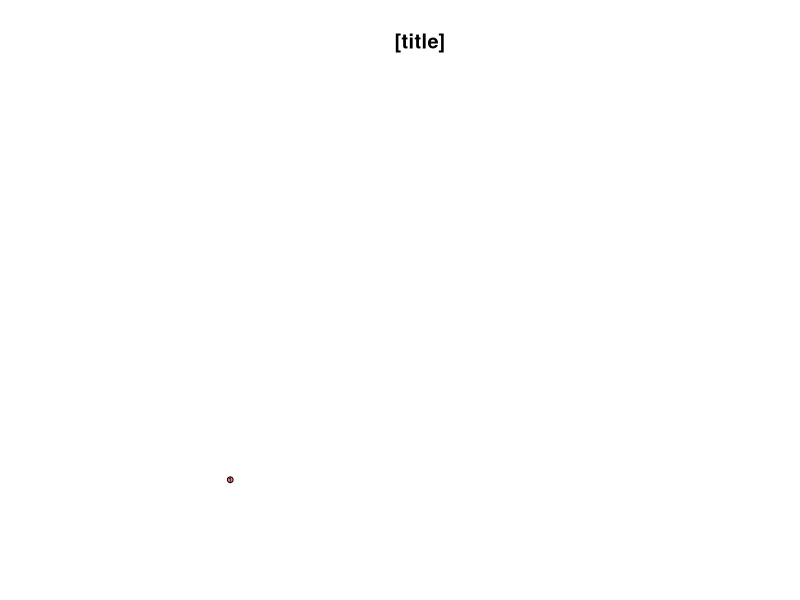
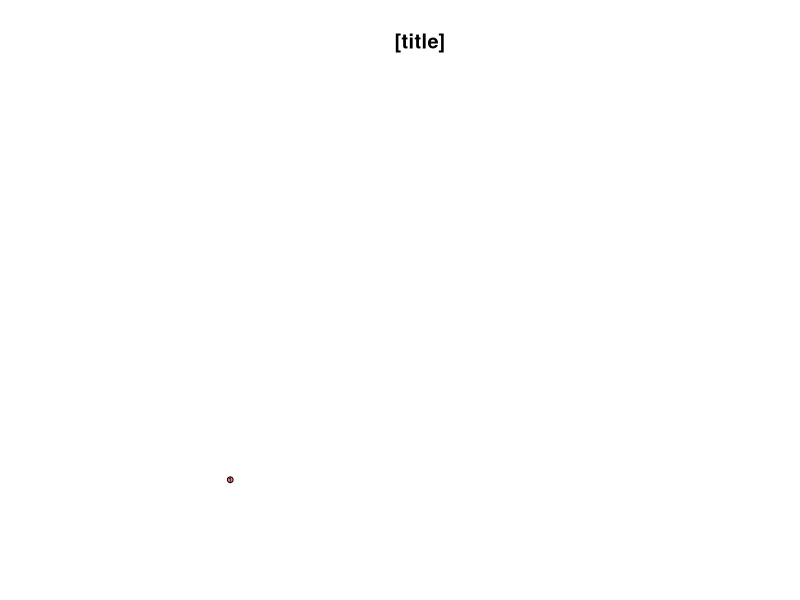
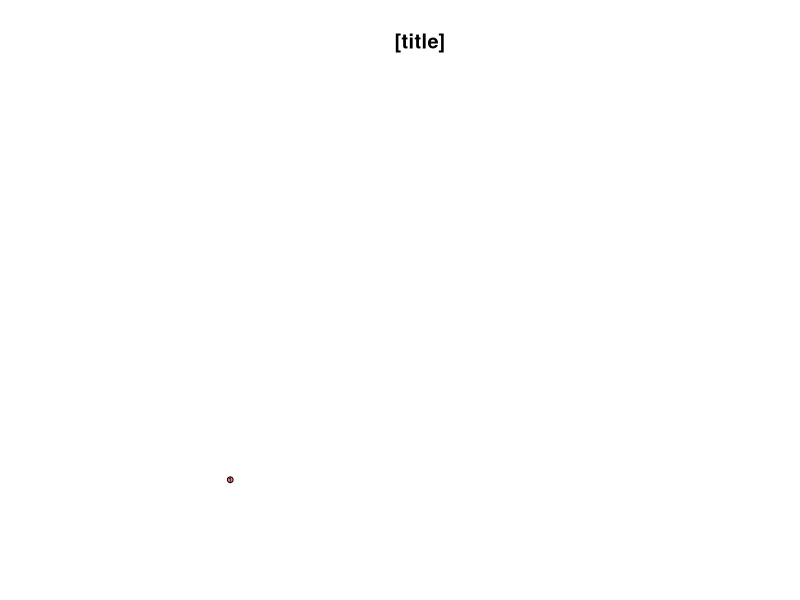

Recreate these plots in R, in order. (Note: this script raises an error after producing the figures.)
#THIS IS A DRAFT, THRESHOLDING METHOD IS ON IT'S WAY

args = commandArgs(trailingOnly=TRUE)
matrix_confirm_temp = args[1]
var_score_to_pass = args[2]

#csv var passed from python wrapper script

#formatting
matrix_confirm <- as.matrix(matrix_confirm_temp)
mode(matrix_confirm) <- "numeric"   

#actual igraph, two for different layout options
library("igraph")
ig <- graph.adjacency(matrix_confirm, mode="undirected", weighted=TRUE, diag = FALSE, add.colnames = NULL)

community_clustering <- fastgreedy.community(ig)
cluster_colours <- rainbow(max(membership(community_clustering)), alpha = 0.5)

l <- layout <- layout.reingold.tilford(ig, circular=T)
ll <- layout_with_graphopt(ig, niter=5000, charge = 0.01)
#layout_nicel  with the same params = same graph. This seems to be the best network layout for this data. If you want to play around with layouts, we highly recommend a high number of iterations like we've used, as it makes a significant difference in clustering. Higher niter = MUCH more accurate
#circlar plot provided b/c sometimes the characteristics of data can make a typical network hard to read. It's usually not going to be espacially valuable.

pdf(file = "networks_Rplots3.pdf")

plot(ig, layout=l,
     edge.arrow.size=0.5,
     vertex.label.cex=0.5,
     vertex.label.family="Helvetica",
     vertex.label.font=1.5,
     vertex.shape="circle",
     vertex.size=3,
     vertex.color=cluster_colours[membership(community_clustering)],
     vertex.label.color="black",
     main="[title]",
     edge.width=0.3)

plot(ig, layout=ll,
     edge.arrow.size=0.5,
     vertex.label.cex=0.5,
     vertex.label.family="Helvetica",
     vertex.label.font=1.5,
     vertex.shape="circle",
     vertex.size=3,
     vertex.color=cluster_colours[membership(community_clustering)],
     vertex.label.color="black",
     main="[title]",
     edge.width=0.3)


#For edgeweight introduction
te <- delete_edges(ig, E(ig)[weight<1976])
community_clustering <- fastgreedy.community(te)
cluster_colours <- rainbow(max(membership(community_clustering)), alpha = 0.5)
te2 <- layout.fruchterman.reingold(te, niter=5000)

plot(te,
     layout=te2,
     edge.arrow.size=0.5,
     vertex.label.cex=0.5,
     vertex.label.family="Helvetica",
     vertex.label.font=1.5,
     vertex.shape="circle",
     vertex.size=3,
     vertex.color=cluster_colours[membership(community_clustering)],
     vertex.label.color="black",
     edge.width=0.3,
     main="[title]")

#For delete zero edge nodes of edgeweight-adjusted
#gives more spaced + readable clusters but totherwise same as above
dv <- delete.vertices(te, V(te)[degree(te)==0])

community_clustering <- multilevel.community(dv)
cluster_colors <- rainbow(max(membership(community_clustering)), alpha = 0.5)

lld <- layout_with_graphopt(dv, niter=5000,charge = 0.01) #this is BY FAR the best layout

plot(dv,
     layout=lld, 
     edge.arrow.size=0.5, 
     vertex.label.cex=0.5, 
     vertex.label.family="Helvetica",
     vertex.label.font=1.5,
     vertex.shape="circle", 
     vertex.size=3,
     vertex.color=cluster_colors[membership(community_clustering)], 
     vertex.label.color="black", 
     edge.width=0.4, 
     main="[title]")



dev.off()
